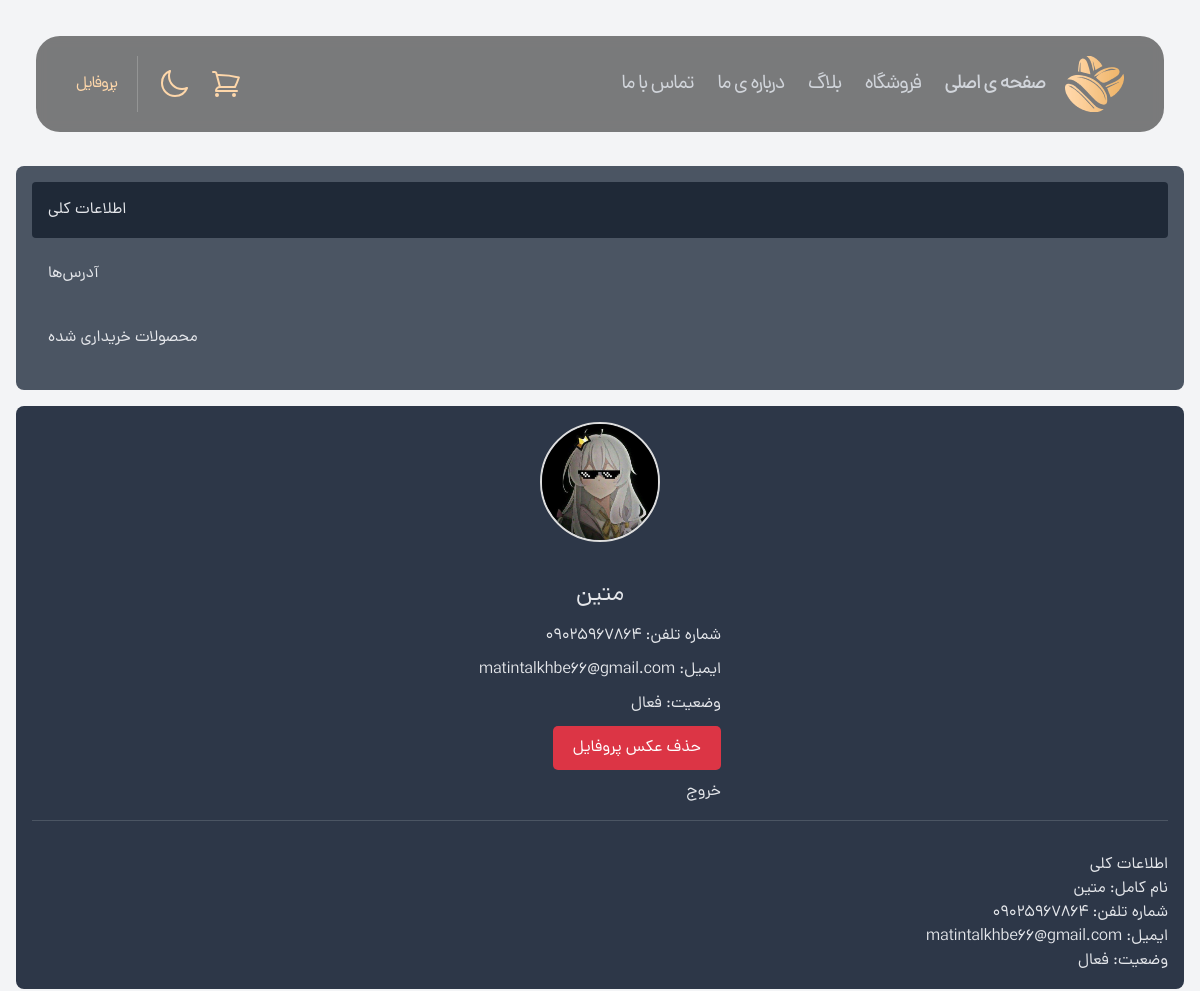
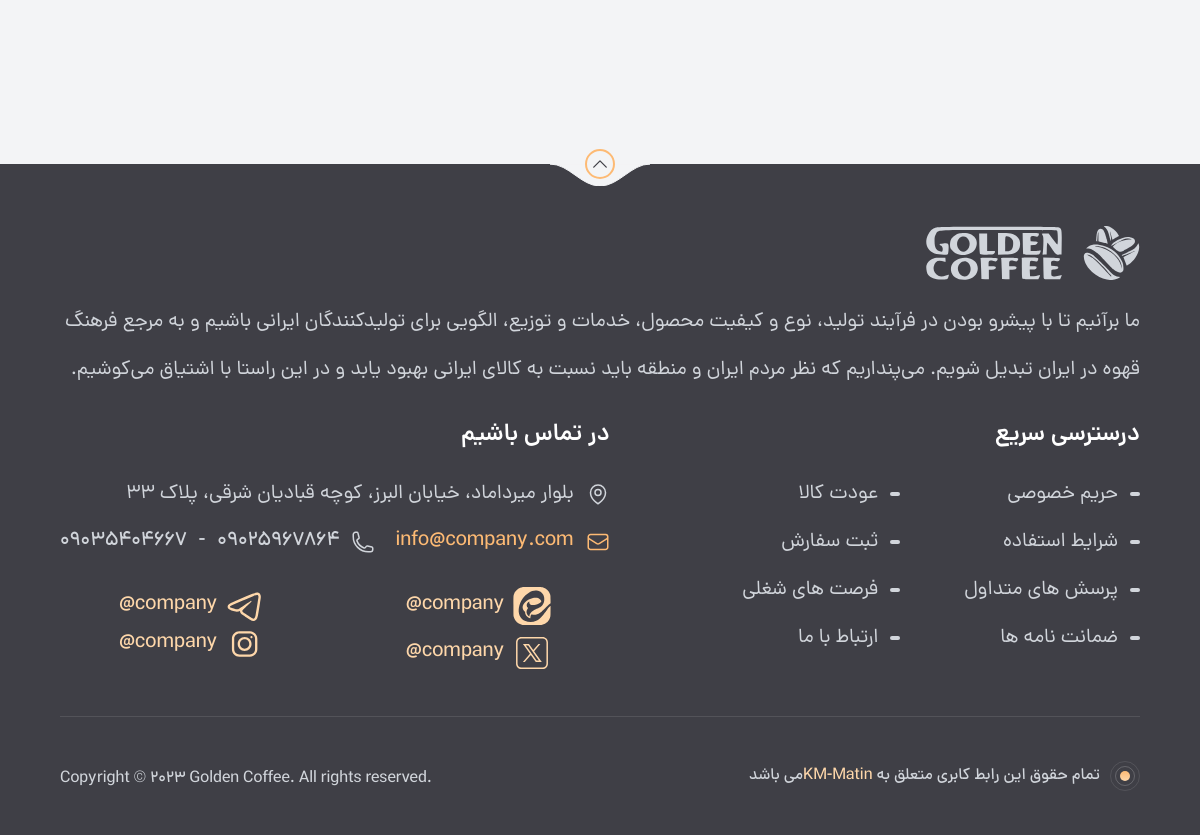
Screenshot of /account/profile/ (signed in) with the database file from the repository (2 pictures, top to bottom).
### account_app/models.py (models this page shows, shortened)
class User(AbstractBaseUser, PermissionsMixin):
    email = models.EmailField(
        verbose_name="ایمیل",
        max_length=255,
        unique=True,
        null=True,
        blank=True
    )
    fullname = models.CharField(
        max_length=50,
        null=True,
        blank=True,
        verbose_name="نام کامل"
    )
    phone = models.CharField(
        max_length=12,
        unique=True,
        verbose_name="شماره تلفن",
        validators=[RegexValidator(regex=r'^\+?1?\d{9,15}$', message="شماره تلفن معتبر نیست")]
    )
    profile_picture = models.ImageField(upload_to='profile_pictures/', null=True, blank=True,verbose_name="عکس پروفایل")
    is_active = models.BooleanField(default=True)
    is_admin = models.BooleanField(default=False, verbose_name="ادمین")
    is_staff = models.BooleanField(default=False, verbose_name="عضو کادر")
    is_superuser = models.BooleanField(default=False, verbose_name="سوپر کاربر")
    objects = UserManager()
    USERNAME_FIELD = 'phone'
    REQUIRED_FIELDS = []
    class Meta:
        verbose_name = "کاربر"
        verbose_name_plural = "کاربرها"

### home_app/models.py (models this page shows, shortened)
class Footer(models.Model):
    name = models.CharField(verbose_name='اسم شرکت',null=True , blank=True , max_length=100)
    description = models.TextField(verbose_name='توضیحات فوتر')
    address = models.TextField(verbose_name='آدرس شرکت')
    email = models.EmailField(verbose_name='ایمیل شرکت')
    phone = models.ManyToManyField(PhoneCompany, verbose_name='شماره‌های تلفن شرکت')
    instagram = models.URLField(verbose_name='آدرس اینستاگرام شرکت', null=True, blank=True)
    id_instagram = models.CharField(max_length=50, verbose_name='آیدی اینستاگرام شرکت', null=True, blank=True)
    telegram = models.URLField(verbose_name='آدرس تلگرام شرکت', null=True, blank=True)
    id_telegram = models.CharField(max_length=50, verbose_name='آیدی تلگرام شرکت', null=True, blank=True)
    eitaa = models.URLField(verbose_name='آدرس ایتا شرکت', null=True, blank=True)
    id_eitaa = models.CharField(max_length=50, verbose_name='آیدی ایتا شرکت', null=True, blank=True)
    twitter = models.URLField(verbose_name='آدرس توییتر شرکت', null=True, blank=True)
    id_twitter = models.CharField(max_length=50, verbose_name='آیدی توییتر شرکت', null=True, blank=True)

class PhoneCompany(models.Model):
    phone = models.CharField(max_length=15, verbose_name='شماره تلفن')
    def __str__(self):
        return self.phone

### account_app/views.py (the view)
# urls.py: path('profile/', views.ProfileView.as_view(), name='profile'),
class ProfileView(LoginRequiredMixin,TemplateView):
    template_name = "account_app/profile.html"
    def get_context_data(self, **kwargs):
        context = super().get_context_data(**kwargs)
        user = self.request.user
        context['user'] = user
        order = Order.objects.filter(user=user).order_by('-id')
        notification_type = self.request.GET.get('notification')
        if notification_type == 'confirmOrder':
            show_notification = True
            notification_message = 'پرداخت با موفقیت انجام شد!'
        else:
            show_notification = False
            notification_message = ''
        context.update({
            'user': user,
            'orders': order,
            'show_notification': show_notification,
            'notification_message': notification_message
        })
        return context
    def get(self, request, *args, **kwargs):
        if not request.user.is_authenticated:
            return redirect('account_app:login')  # فرض کنید نام URL صفحه ثبت‌نام 'signup' است
        return super().get(request, *args, **kwargs)

### account_app/templates/account_app/profile.html (shortened to what this page needs)
{% extends 'base.html' %}
{% load humanize %}
{% load static %}
{% block main %}
    <main class="md:py-[150px] font-DanaRegular">
        <div class="container">
            <div class="sidebar">
                <button class="tab-button active" data-target="info">اطلاعات کلی</button>
                <button class="tab-button" data-target="addresses">آدرس‌ها</button>
                <button class="tab-button" data-target="products">محصولات خریداری شده</button>
            </div>
<div class="profile-details">
    <div class="profile-header">
        <img src="{% if user.profile_picture %}{{ user.profile_picture.url }}{% else %}{% static 'img/static/default-profile.jpg' %}{% endif %}"
             alt="عکس پروفایل کاربر" id="profile-picture">
        <div>
            <h1>{{ user.fullname }}</h1>
            <p>شماره تلفن: {{ user.phone }}</p>
            <p>ایمیل: {{ user.email }}</p>
            <p>وضعیت:
                {% if user.is_active %}
                    فعال
                {% else %}
                    غیرفعال
                {% endif %}
            </p>
            {% if user.profile_picture %}
                <form id="delete-form" method="POST" action="{% url 'account_app:delete_profile_picture' %}">
                    <button type="submit" class="text-red-500 hover:underline">حذف عکس پروفایل</button>
                </form>
            {% endif %}
            <form method="POST" action="{% url 'account_app:logout' %}">
                <button type="submit" class="text-gray-500 hover:underline">خروج</button>
            </form>
        </div>
    </div>
    <div class="tab-content info active">
        <h2>اطلاعات کلی</h2>
        <p>نام کامل: {{ user.fullname }}</p>
        <p>شماره تلفن: {{ user.phone }}</p>
        <p>ایمیل: {{ user.email }}</p>
        <p>وضعیت:
            {% if user.is_active %}
                فعال
            {% else %}
                غیرفعال
            {% endif %}
        </p>
    </div>
</div>
        </div>
    </main>
{% endblock %}

### templates/includes/home_page/footer.html
{% load static %}
<footer class="relative bg-zinc-700 py-8 md:pb-11 pt-[62px]">
    <svg
            class="rotate-180 absolute top-0 right-0 left-0 mx-auto hidden md:inline-block text-gray-100 dark:text-zinc-800 w-[100px] h-[22px]">
        <use href="#curve"></use>
    </svg>
    <div
            class="absolute top-0 right-0 left-0 mx-auto -translate-y-2/4 hidden md:flex items-center justify-center w-[30px] h-[30px] border-2 border-orange-300 rounded-full">
        <svg class="w-5 h-5 text-zinc-700 dark:text-white rotate-180">
            <use href="#chevron-down"></use>
        </svg>
    </div>
    <div class="sm:w-[94%] lg:w-[90%] px-4 md:px-0 mx-auto text-gray-300">
        <div class="flex flex-wrap justify-between">
            <div>
                <div class="flex gap-x-5 mb-6 md:mb-4.5 text-gray-300">
                    <svg class="w-[57px] h-[54px]">
                        <use href="#logo"></use>
                    </svg>
                    <svg class="w-[138px] h-[54px]">
                        <use href="#logo-type"></use>
                    </svg>
                </div>
                <p class="max-w-[606px] lg:max-w-full xl:max-w-[606px] text-lg md:text-xl/[48px]">
                    {{ footer_info.description }}
                </p>
            </div>
            <div class="mt-10 md:mt-[26px]">
                <h4 class="font-DanaDemiBold text-2xl text-white mb-6 md:mb-7">درسترسی سریع</h4>
                <div class="grid grid-cols-2 gap-y-2.5 gap-x-10 md:gap-y-5 md:gap-x-16">
                    <a href="{% url 'home_app:guarantee' %}"
                       class="flex items-center gap-x-2 md:gap-x-3 md:text-xl hover:text-orange-300 transition-all">
                            <span class="inline-block w-2 md:w-2.5 h-1 bg-current rounded-full">
                            </span>
                        حریم خصوصی
                    </a>
                    <a href="{% url 'home_app:guarantee' %}"
                       class="flex items-center gap-x-2 md:gap-x-3 md:text-xl hover:text-orange-300 transition-all">
                            <span class="inline-block w-2 md:w-2.5 h-1 bg-current rounded-full">
                            </span>
                        عودت کالا
                    </a>
                    <a href="{% url 'home_app:guarantee' %}"
                       class="flex items-center gap-x-2 md:gap-x-3 md:text-xl hover:text-orange-300 transition-all">
                            <span class="inline-block w-2 md:w-2.5 h-1 bg-current rounded-full">
                            </span>
                        شرایط استفاده
                    </a>
                    <a href="{% url 'product_app:order_detail' %}"
                       class="flex items-center gap-x-2 md:gap-x-3 md:text-xl hover:text-orange-300 transition-all">
                            <span class="inline-block w-2 md:w-2.5 h-1 bg-current rounded-full">
                            </span>
                        ثبت سفارش
                    </a>
                    <a href="{% url 'home_app:FAQ' %}"
                       class="flex items-center gap-x-2 md:gap-x-3 md:text-xl hover:text-orange-300 transition-all">
                            <span class="inline-block w-2 md:w-2.5 h-1 bg-current rounded-full">
                            </span>
                        پرسش های متداول
                    </a>
                    <a href="#"
                       class="flex items-center gap-x-2 md:gap-x-3 md:text-xl hover:text-orange-300 transition-all">
                            <span class="inline-block w-2 md:w-2.5 h-1 bg-current rounded-full">
                            </span>
                        فرصت های شغلی
                    </a>
                    <a href="{% url 'home_app:guarantee' %}"
                       class="flex items-center gap-x-2 md:gap-x-3 md:text-xl hover:text-orange-300 transition-all">
                            <span class="inline-block w-2 md:w-2.5 h-1 bg-current rounded-full">
                            </span>
                        ضمانت نامه ها
                    </a>
                    <a href="{% url 'account_app:contact_form_submit' %}"
                       class="flex items-center gap-x-2 md:gap-x-3 md:text-xl hover:text-orange-300 transition-all">
                            <span class="inline-block w-2 md:w-2.5 h-1 bg-current rounded-full">
                            </span>
                        ارتباط با ما
                    </a>
                </div>
            </div>
            <div class="mt-10 md:mt-[26px]">
                <h4 class="font-DanaDemiBold text-2xl text-white mb-6 md:mb-7">در تماس باشیم</h4>
                <div class="md:text-xl mb-6 md:mb-10">
                        <span class="flex items-center gap-x-2 md:gap-x-3 text-xl mb-4 md:mb-5">
                            <svg class="w-5 md:w-6 h-5 md:h-6 shrink-0">
                                <use href="#map-pin"></use>
                            </svg>
{{ footer_info.address }}
                        </span>
                    <div class="flex flex-wrap gap-x-5 gap-y-4 font-DanaMedium">
                        <a href="mailto:info@Coffee.com"
                           class="flex items-center gap-x-2 md:gap-x-3 text-xl text-orange-300">
                            <svg class="w-5 md:w-6 h-5 md:h-6">
                                <use href="#envelope"></use>
                            </svg>
                            <span>{{ footer_info.email }}</span>
                        </a>
                        <div class="flex items-center gap-x-2 md:gap-x-3 text-xl">
                            <svg class="w-5 md:w-6 h-5 md:h-6">
                                <use href="#phone"></use>
                            </svg>
                            {% for phone in phone_company %}
                                <span class="ltr-text">{{ phone }}</span>
                                {% if not phone_company.last == phone %}
                                    -
                                {% endif %}
                            {% endfor %}
                        </div>
                    </div>
                </div>
                <div
                        class="flex grid grid-cols-2 gap-x-1.5 md:gap-x-6 font-DanaMedium md:text-xl child:flex child:flex-grow child:justify-center child:items-center child:gap-x-2 ltr-text">
                    {% if footer_info.telegram %}
                    	<a href="{{ footer_info.telegram }}" class="border-orange-200 text-orange-200 rounded-xl h-1/2">
                        {{ footer_info.id_telegram }}
                        <svg class="w-[26px] h-[26px] md:w-[38px] md:h-[38px]">
                            <use href="#telegram"></use>
                        </svg>
                    </a>
                    {% endif %}
                    {% if footer_info.eitaa %}
                    	<a href="{{ footer_info.eitaa }}" class="border-orange-200 text-orange-200 rounded-xl h-1/2">
                        {{ footer_info.id_eitaa }}
                        <svg class="w-[26px] h-[26px] md:w-[38px] md:h-[38px]">
                            <use href="#eitaa" style=""></use>
                        </svg>
                    </a>
                    {% endif %}
                {% if footer_info.instagram %}
                    	<a href="{{ footer_info.instagram }}" class="border-orange-200 text-orange-200 rounded-xl h-1/2">
                        {{ footer_info.id_instagram }}
                        <svg class="w-[26px] h-[26px] md:w-[38px] md:h-[38px]">
                            <use href="#instagram"></use>
                        </svg>
                    </a>
                    {% endif %}
{% if footer_info.twitter %}
                    <a href="{{ footer_info.twitter }}" class="border-orange-200 text-orange-200 rounded-xl">
                        {{ footer_info.id_twitter }}
                        <svg class="w-[26px] h-[26px] md:w-[38px] md:h-[38px]">
                            <use href="#x" style=""></use>
                        </svg>
                    </a>
{% endif %}
                </div>
            </div>
        </div>
        <div class="flex flex-wrap justify-between items-center gap-x-4 font-DanaMedium text-xs/5 md:text-base border-t border-t-white/10 pt-10 md:pt-11 mt-10 md:mt-11">
            <div class="flex items-center gap-x-2.5">
                <div class="flex-center flex-shrink-0 w-[30px] h-[30px] border border-white/10 rounded-full">
                    <div class="flex-center w-5 h-5 border border-white/20 rounded-full">
                        <div class="w-2.5 h-2.5 bg-gradient-to-t from-orange-200 to-orange-300 rounded-full"></div>
                    </div>
                </div>
                <p>تمام حقوق این رابط کابری متعلق به <span class="text-orange-200">KM-Matin</span>می باشد</p>
            </div>
            <span class="ltr-text mt-auto">Copyright © 2023 Golden Coffee. All rights reserved.</span>
        </div>
    </div>
</footer>

### rows the page displays
User: profile_picture (picture), fullname "متین", phone "09025967864", email "matintalkhbe66@gmail.com"
Footer: description "ما برآنیم تا با پیشرو بودن در فرآیند تولید، نوع و کیفیت محصول، خدمات و توزیع، الگویی برای تولیدکنندگان ایرانی باشیم و به مرجع فرهنگ قهوه در ایران تبدیل شویم. می‌پنداریم که نظر مردم ایران و منطقه باید نسبت به کالای ایرانی بهبود یابد و در این راستا با اشتیاق می‌کوشیم.", address "بلوار میرداماد، خیابان البرز، کوچه قبادیان شرقی، پلاک ۳۳", email "info@company.com", id_telegram "@company", id_eitaa "@company", id_instagram "@company", id_twitter "@company"
PhoneCompany: phone "09025967864"
PhoneCompany: phone "09035404667"
